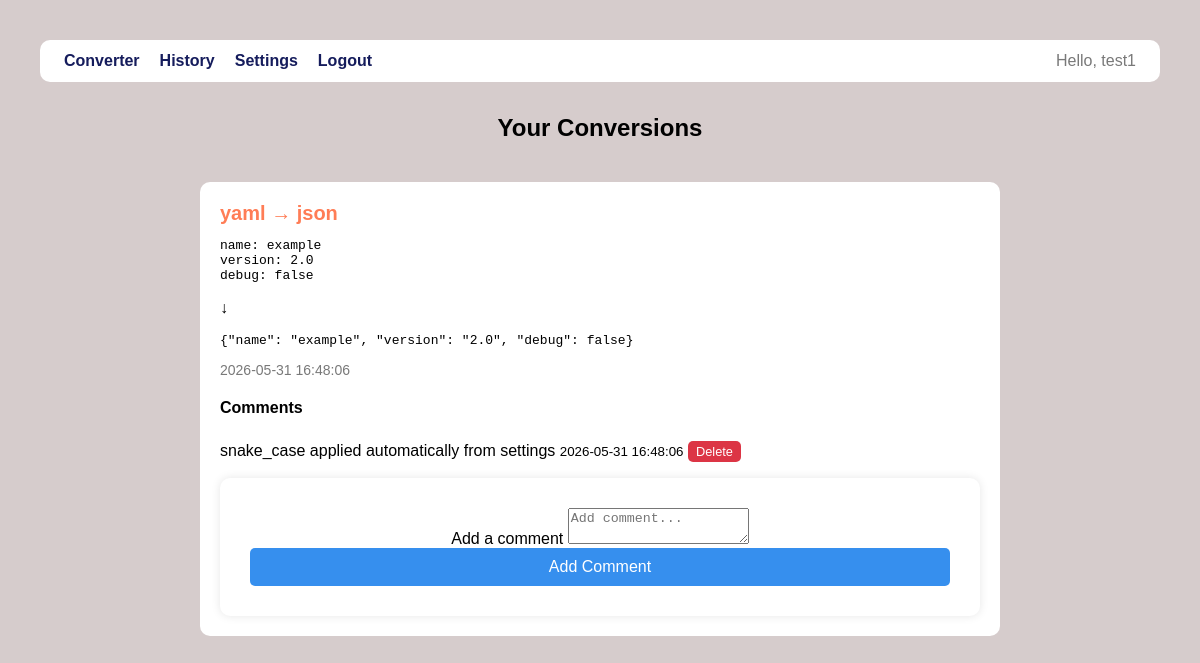
Screenshot of /history.php (signed in) with the database file from the repository.
### tables this page shows
CREATE TABLE IF NOT EXISTS conversions (
    id INT AUTO_INCREMENT PRIMARY KEY,
    user_id CHAR(32) NOT NULL,
    input_format VARCHAR(10) NOT NULL,
    output_format VARCHAR(10) NOT NULL,
    input_content TEXT NOT NULL,
    output_content TEXT NOT NULL,
    created_at TIMESTAMP DEFAULT CURRENT_TIMESTAMP,
    FOREIGN KEY (user_id) REFERENCES users(id)
);

CREATE TABLE IF NOT EXISTS conversion_comments (
    id INT AUTO_INCREMENT PRIMARY KEY,
    conversion_id INT NOT NULL,
    user_id CHAR(32) NOT NULL,
    comment TEXT NOT NULL,
    created_at TIMESTAMP DEFAULT CURRENT_TIMESTAMP,
    FOREIGN KEY (conversion_id) REFERENCES conversions(id),
    FOREIGN KEY (user_id) REFERENCES users(id)
);

### history.php (called while the page is built)
<?php
require_once 'includes/header.php';
require 'db.php';
$stmt = $conn->prepare("SELECT * FROM conversions WHERE user_id = ? ORDER BY created_at DESC");
$stmt->execute([$_SESSION["user_id"]]);
$conversions = $stmt->get_result()->fetch_all(MYSQLI_ASSOC);
$commentsStmt = $conn->prepare("SELECT * FROM conversion_comments WHERE conversion_id = ? ORDER BY created_at ASC");
require 'views/history.php';

### views/history.php (the view, shortened to what this page needs)
<section class="container">
    <h1>Your Conversions</h1>
    <?php foreach ($conversions as $conversion): ?>
        <?php
        $commentsStmt->execute([$conversion["id"]]);
        $comments = $commentsStmt->get_result()->fetch_all(MYSQLI_ASSOC);
        ?>
        <article class="conversion-card">
            <header class="types">
                <span><?= htmlspecialchars($conversion["input_format"]) ?></span>
                <span>&#x2192;</span>
                <span><?= htmlspecialchars($conversion["output_format"]) ?></span>
            </header>
            <pre class="input-content"><?= htmlspecialchars($conversion["input_content"]) ?></pre>
            <p class="conversion-arrow">&#x2193;</p>
            <pre class="output-content"><?= htmlspecialchars($conversion["output_content"]) ?></pre>
            <p class="date">
                <time datetime="<?= htmlspecialchars($conversion["created_at"]) ?>">
                    <?= htmlspecialchars($conversion["created_at"]) ?>
                </time>
            </p>
            <div class="comments">
                <h4>Comments</h4>
                <?php if (empty($comments)): ?>
                    <p>No comments.</p>
                <?php else: ?>
                    <?php foreach ($comments as $comment): ?>
                        <div class="comment">
                            <?= htmlspecialchars($comment["comment"]) ?>
                            <small><?= htmlspecialchars($comment["created_at"]) ?></small>
                            <form class="delete-form" action="delete_comment.php" method="post">
                                <button type="submit" class="delete-btn">Delete</button>
                            </form>
                        </div>
                    <?php endforeach; ?>
                <?php endif; ?>
            </div>
            <form action="add_comment.php" method="post">
                <label for="comment-<?= htmlspecialchars($conversion["id"]) ?>" class="sr-only">Add a comment</label>
                <textarea id="comment-<?= htmlspecialchars($conversion["id"]) ?>" name="comment" required placeholder="Add comment..."></textarea>
                <button type="submit">Add Comment</button>
            </form>
        </article>
    <?php endforeach; ?>
</section>
<?php require_once 'includes/footer.php'; ?>

### public/style.css (style rules this page uses)
body { font-family: Arial, sans-serif; background-color: #d6cccc; margin: 0; padding: 40px; }
h1 { text-align: center; margin-bottom: 40px; }
form { background: #ffffff; padding: 30px; border-radius: 10px; box-shadow: 0 0 10px rgba(0,0,0,0.1); width: auto; text-align: center; }
button { width: 100%; padding: 10px; border: none; border-radius: 5px; background-color: #368fee; color: white; font-size: 16px; }
.container { max-width: 800px; margin: auto; }
.conversion-card { background: #ffffff; padding: 20px; margin-bottom: 20px; border-radius: 10px; }
.types { font-size: 20px; font-weight: bold; margin-bottom: 10px; color: #ff7d56; }
.comment { margin-bottom: 15px; line-height: 1.5; }
.date { color: #797979; font-size: 14px; }
button.delete-btn { background: #dc3545; padding: 3px 8px; font-size: 0.8rem; cursor: pointer; display: inline-flex; }
form.delete-form { background: transparent; padding: 0; margin: 0; border-radius: 0; box-shadow: none; width: auto; display: inline-flex; }

### rows the page displays
conversions: input_format "yaml", output_format "json", input_content "name: example version: 2.0 debug: false", output_content "{\"name\": \"example\", \"version\": \"2.0\", \"debug\": false}", created_at "2026-05-31 16:48:06", comment "Add comment..."
conversion_comments: comment "snake_case applied automatically from settings", created_at "2026-05-31 16:48:06"

### other values shown
$_SESSION["username"] "test1"
